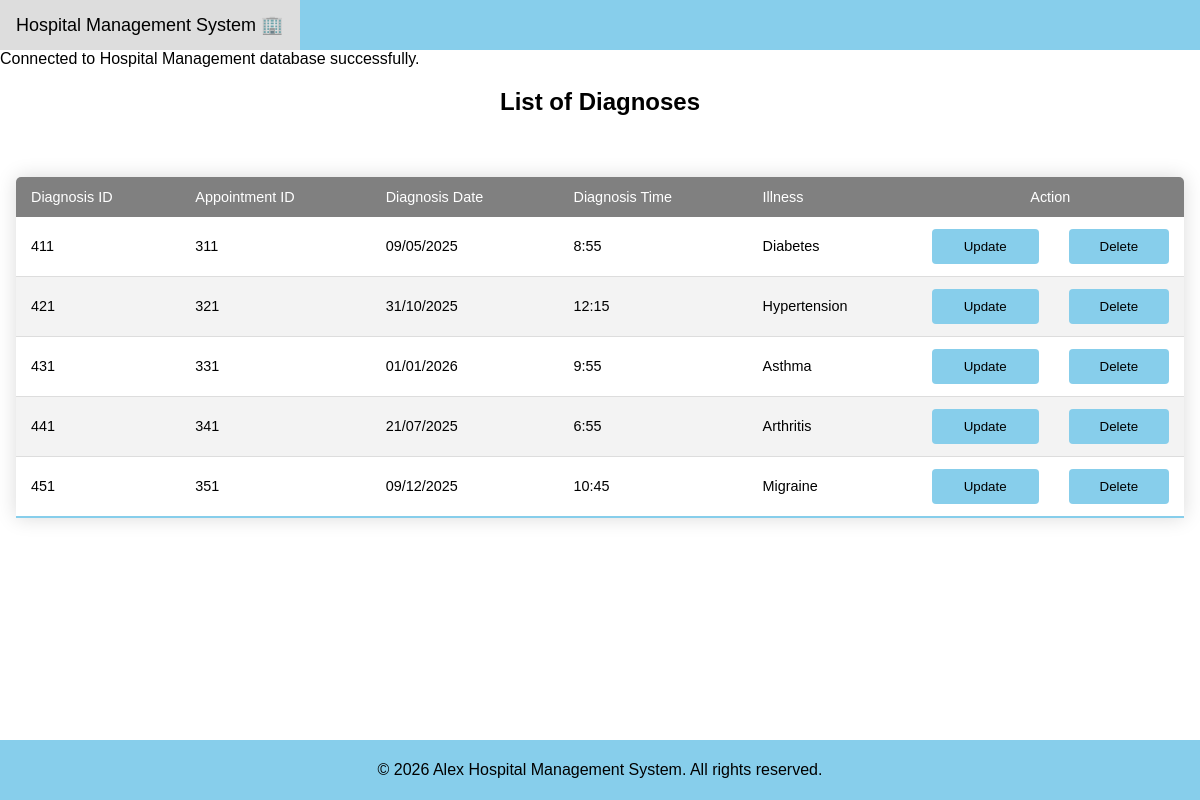
The app's page /viewDiagnosis.php with its own data.
### tables this page shows
CREATE TABLE DIAGNOSIS 
( 
diagnosisID INTEGER PRIMARY KEY, 
appointmentID INTEGER NOT NULL, 
diagnosisDate TEXT NOT NULL, 
diagnosisTime TEXT NOT NULL, 
illness TEXT NOT NULL, 
FOREIGN KEY (appointmentID) REFERENCES APPOINTMENT (appointmentID) ON DELETE CASCADE ON UPDATE CASCADE 
);

### viewDiagnosis.php (the view, shortened to what this page needs)
<!DOCTYPE html>
<html lang="en">
<head>
    <link rel="stylesheet" href="style.css" />
</head>
<body>
    <?php
    include("NavBar.php");
    ?>
    <div>
        <h2 class="centered-header">List of Diagnoses</h2>
    </div>
    <div class="main">
        <?php
        $db = new SQLite3('hospital_management_2.db');
        $select_query = "SELECT * FROM DIAGNOSIS";
        $result = $db->query($select_query);
        echo "<table>";
        echo "
        <thead>
            <tr>
                <td>Diagnosis ID</td>
                <td>Appointment ID</td>
                <td>Diagnosis Date</td>
                <td>Diagnosis Time</td>
                <td>Illness</td>
                <td style ='text-align: center' colspan='2'> Action </td>
            </tr>
        </thead>";
        echo "<tbody>";
        while ($row = $result->fetchArray(SQLITE3_ASSOC))
        {
            $id = $row['diagnosisID'];
            $appId = $row['appointmentID'];
            $diagnosisDate = $row['diagnosisDate'];
            $diagnosisTime = $row['diagnosisTime'];
            $illness = $row['illness'];
            echo "<tr>
                  <td>$id</td>
                  <td>$appId</td>
                  <td>$diagnosisDate</td>
                  <td>$diagnosisTime</td>
                  <td>$illness</td>
                  <td><a href='updateDiagnosis.php?id=$id'><button>Update</button></a></td>
                  <td><a href='deleteDiagnosis.php?id=$id' onclick='return confirm(\"Are you sure you want to delete this diagnosis?\")'><button>Delete</button></a></td>
                </tr>";
        }
        echo "</tbody></table>";
        ?>
    </div>
    <footer>
        <div class=footer style="text-align: center;">
            &copy; 2026 Alex Hospital Management System. All rights reserved.
        </div>
    </footer>
</body>
</html>

### style.css (style rules this page uses)
body { font-family: Arial, sans-serif; display: flex; flex-direction: column; min-height: 100vh; margin: 0; }
.centered-header { text-align: center; }
.footer { bottom: 0; width: 100%; white-space: nowrap; line-height: 60px; background-color: skyblue; }
.main { flex: 1; padding: 1rem; }
button { width: 100%; padding: 10px; background-color: skyblue; color: white; border: none; border-radius: 4px; cursor: pointer; color: black; }
table { width: 100%; border-collapse: collapse; margin: 25px 0; font-size: 0.9em; min-width: 400px; border-radius: 5px 5px 0 0; overflow: hidden; box-shadow: 0 0 20px rgba(0, 0, 0, 0.15); }
thead tr { background-color: grey; color: #ffffff; text-align: left; }
td { padding: 12px 15px; }
tbody tr { border-bottom: 1px solid #dddddd; }
tbody tr:nth-of-type(even) { background-color: #f3f3f3; }
tbody tr:last-of-type { border-bottom: 2px solid skyblue; }
h2 { text-align: center; }

### records on screen
diagnosis: diagnosisID "411", appointmentID "311", diagnosisDate "09/05/2025", diagnosisTime "8:55", illness "Diabetes"
diagnosis: diagnosisID "421", appointmentID "321", diagnosisDate "31/10/2025", diagnosisTime "12:15", illness "Hypertension"
diagnosis: diagnosisID "431", appointmentID "331", diagnosisDate "01/01/2026", diagnosisTime "9:55", illness "Asthma"
diagnosis: diagnosisID "441", appointmentID "341", diagnosisDate "21/07/2025", diagnosisTime "6:55", illness "Arthritis"
diagnosis: diagnosisID "451", appointmentID "351", diagnosisDate "09/12/2025", diagnosisTime "10:45", illness "Migraine"
